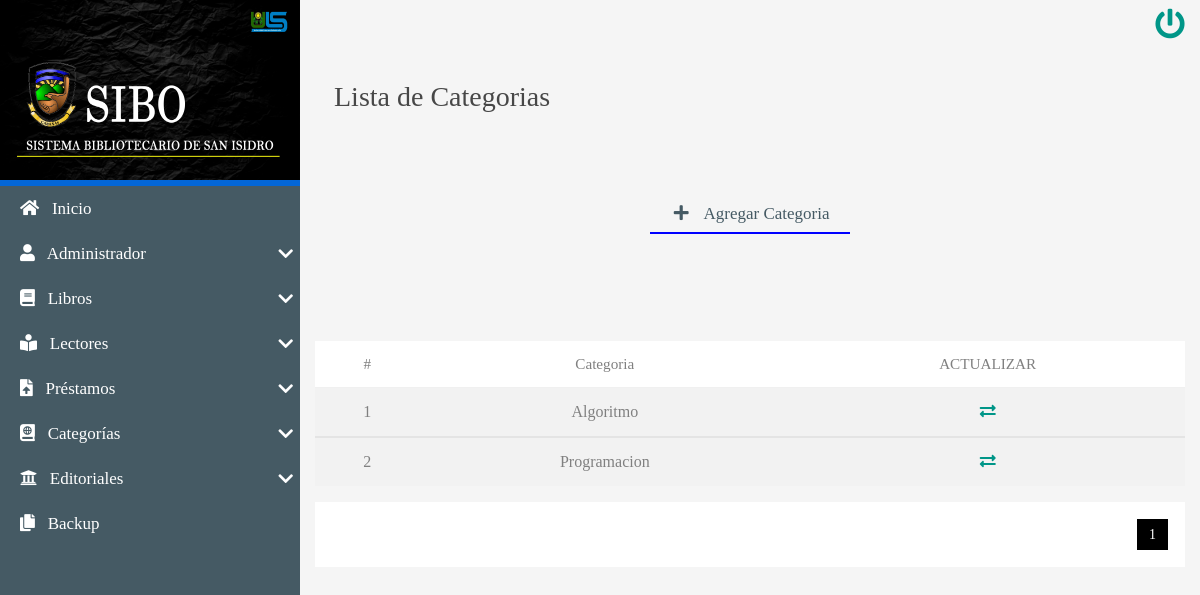
Screenshot of /CRUD/READ/ListaCategoria.php (signed in) with the database file from the repository.
### tables this page shows
CREATE TABLE `categorias` (
  `idCategoria` int(8) NOT NULL,
  `categoria` varchar(250) NOT NULL,
  `estatus` int(1) NOT NULL DEFAULT 1
);

### CRUD/READ/ListaCategoria.php (the view, shortened to what this page needs)
<!DOCTYPE html>
<html lang="es">
<head>
   <?php include'../../INCLUDES/link2.php'; ?>
</head>
<body>
    <main class="full-box main-container">
         <section class="full-box nav-lateral">
            <div class="full-box nav-lateral-content">
                                  <img src="../../assets/img/LOGO.png" height="180px" width="300px">
                <div class="full-box nav-lateral-bar"></div>
            <div class="full-box nav-lateral-bar"></div>
                <nav class="full-box nav-lateral-menu">
                      <ul>
                        <li>
                        <a href="../../system/index.php"><i class="fas fa-home"></i>
                        &nbsp; Inicio</a>
                        </li>
                    <?php
                    if ($_SESSION['rol'] <2) {
                        ?>
                            <li>
                            <a href="#" class="nav-btn-submenu"><i class="fas fa-user"></i>
                            &nbsp; Administrador <i class="fas fa-chevron-down"></i></a>
                        </li>
                     <?php } ?>
                        <li>
                            <a href="#" class="nav-btn-submenu"><i class="fas fa-book"></i>
                            &nbsp; Libros <i class="fas fa-chevron-down"></i></a>
                        </li>
                         <?php
                    if ($_SESSION['rol'] <=2) {
                        ?>
                    <li>
                            <a href="#" class="nav-btn-submenu"><i class="fas fa-book-reader"></i>
                             &nbsp; Lectores <i class="fas fa-chevron-down"></i></a>
                        </li>
                        <li>
                            <a href="#" class="nav-btn-submenu"><i class="fas fa-file-upload"></i>
                               &nbsp; Préstamos <i class="fas fa-chevron-down"></i></a>
                        </li>
                         <?php } ?>
                        <li>
                            <a href="#" class="nav-btn-submenu"><i class="fas fa-atlas"></i>
                             &nbsp; Categorías <i class="fas fa-chevron-down"></i></a>
                        </li>
                        <li>
                            <a href="#" class="nav-btn-submenu"><i class="fas fa-university"></i>
                             &nbsp; Editoriales <i class="fas fa-chevron-down"></i></a>
                        </li>
                         <?php
                    if ($_SESSION['rol'] <2) {
                        ?>
                     <li>
                        <a href="../../backupDB/descarga.php"><i class="fas fa-copy"></i>
                        &nbsp; Backup</a>
                        </li>
                         <?php } ?>
                    </ul>
                </nav>
            </div>
        </section>
        <section class="full-box page-content">
            <nav class="full-box navbar-info">
                <a href="../../system/salir.php" class="btn-exit">
                    <i class="fas fa-power-off"></i>
                </a>
            </nav>
           <div class="full-box page-header">
                <h3 class="text-left">
                     &nbsp; Lista de Categorias
                </h3>
            </div>
            <div class="container-fluid">
                <ul class="full-box list-unstyled page-nav-tabs">
                    <li>
                        <a href="../CREATE/CrearCategoria.php" style="border-color: blue;"><i class="fas fa-plus fa-fw"></i> &nbsp; Agregar Categoria</a>
                    </li>
                </ul>
            </div>
            <div class="container-fluid">
               <br><br><br>
                       <table class="table table-striped">
                        <thead>
                            <tr class="text-center roboto-medium">
                                <th>#</th>
                                <th>Categoria</th>
                                <th>ACTUALIZAR</th>
                            </tr>
                        </thead>
                        <?php
                  include'../../BD/conexionBD.php';
         $sql_register = mysqli_query($mysqli, "SELECT COUNT(*) as total_registros FROM categorias");
            $result_register=mysqli_fetch_array($sql_register);
            $total_registros=$result_register['total_registros'];
            $por_pagina=8;
            if (empty($_GET['pagina']))
            {
                $pagina=1;
            }else{
                $pagina=$_GET['pagina'];
            }
            $desde=($pagina-1)*$por_pagina;
            $total_paginas= ceil($total_registros / $por_pagina);
            $query=mysqli_query($mysqli,"SELECT * FROM categorias WHERE estatus=1 ORDER BY idCategoria ASC LIMIT $desde , $por_pagina");
            $resultado=mysqli_num_rows($query);
            if($resultado>0){
                while ($data= mysqli_fetch_array($query)) {
                              ?>
                        <tbody>
                        <tr class="text-center">
                            <td><?php echo $data['idCategoria']; ?></td>
                            <td><?php echo $data['categoria']; ?></td>
                            <td><a href="../UPDATE/Update-Category.php?id=<?php echo $data['idCategoria']; ?>"><i class="fas fa-exchange-alt"></i></a></td>
                        </tr>
             </tbody>
              <?php
                 }
            }
            ?>
             </table>
              </div>
              <div class="container-fluid paginador">
        <ul>
            <?php
            for ($i=1; $i <= $total_paginas; $i++) {
                if ($i==$pagina) {
                     echo '<li class="pageSelected">'.$i.'</li>';
                }else{
                    echo '<li><a href="?pagina='.$i.'">'.$i.'</a></li>';
                }
            }
             ?>
        </ul>
        </div>
               </section>
    </main>
</body>
</html>

### css/all.css (style rules this page uses)
.fa, .fas, .far, .fal, .fab { -moz-osx-font-smoothing: grayscale; -webkit-font-smoothing: antialiased; display: inline-block; font-style: normal; font-variant: normal; text-rendering: auto; line-height: 1; }
.fa-fw { text-align: center; width: 1.25em; }
.fa-atlas:before { content: "\f558"; }
.fa-book:before { content: "\f02d"; }
.fa-book-reader:before { content: "\f5da"; }
.fa-chevron-down:before { content: "\f078"; }
.fa-copy:before { content: "\f0c5"; }
.fa-exchange-alt:before { content: "\f362"; }
.fa-file-upload:before { content: "\f574"; }
.fa-home:before { content: "\f015"; }
.fa-plus:before { content: "\f067"; }
.fa-power-off:before { content: "\f011"; }
.fa-university:before { content: "\f19c"; }
.fa-user:before { content: "\f007"; }
.fa, .fas { font-family: 'Font Awesome 5 Free'; font-weight: 900; }

### css/style.css (style rules this page uses)
:root { --color-one: #F5F5F5; --color-two: #24292E; --color-three: #687279; --color-three: #0366D6; --form-color: #14111A; --accent-color: #3f4340; --accent-color: #455A64; --border-color: #a2e8c5; }
body,html { font-family: 'roboto_condensed_light'; width: 100vw; height: 100vh; background-color: var(--color-one); color: rgba(0, 0, 0, 0.71); font-size: 16px; }
.full-box { margin: 0; padding: 0; box-sizing: border-box; width: 100%; }
.page-header { padding: 30px 20px 60px 20px; }
.page-header > :nth-child(1) { padding-bottom: 7px; }
.page-nav-tabs { display: flex; justify-content: center; flex-wrap: wrap; margin-bottom: 30px; }
.page-nav-tabs li, .page-nav-tabs li a { height: 40px; line-height: 40px; }
.page-nav-tabs li { margin: 5px 20px; }
.page-nav-tabs li a { color: var(--accent-color); font-size: 17px; min-width: 200px; width: auto; display: block; text-align: center; user-select: none; transition: all .2s ease-in-out; border-bottom: 2px solid transparent; }
.table thead th { color: gray; }
.table tbody tr { color: gray; transition: all .2s ease-in-out; }
.table-dark, .table { background-color: #fff; }
.roboto-medium { font-family: 'roboto_medium_regular'; }
.main-container { height: 100%; position: absolute; top: 0; left: 0; overflow: hidden; }
.page-content, .nav-lateral { height: 100%; overflow: hidden; }
.page-content { position: relative; padding-left: 300px; transition: all .2s ease-in-out; padding-bottom: 20px; }
.nav-lateral { width: 300px; position: absolute; top: 0; left: 0; z-index: 1; transition: all .2s ease-in-out; background-position: center center; background-size: cover; }
.nav-lateral-content { max-width: 300px; height: 100%; background-color: #455A64; }
.nav-lateral-bar { height: 3px; background-color: var(--color-three); }
.nav-lateral-menu { height: auto; }
.nav-lateral-menu ul { margin: 0; padding: 0; list-style: none; }
.nav-lateral-menu ul li { width: 100%; height: auto; }
.nav-lateral-menu ul li a { display: block; width: 100%; height: 45px; line-height: 45px; text-decoration: none; color: #FFF; font-size: 17px; box-sizing: border-box; padding-left: 20px; transition: all .2s ease-in-out; }
.nav-lateral-menu .fa-chevron-down, .nav-lateral-menu .fa-chevron-up { float: right; height: 45px; line-height: 45px; margin-right: 7px; transition: all .2s ease-in-out; }
.navbar-info { height: 50px; text-align: right; padding-right: 10px; color: aliceblue; }
.navbar-info a { height: 50px; min-width: 40px; text-align: center; line-height: 50px; display: inline-block; transition: all .2s ease-out; user-select: none; font-size: 30px; }
.paginador ul { padding: 15px; list-style: none; background: #ffffff; margin-top: 15px; display: -webkit-flex; display: -moz-flex; display: -ms-flex; display: -o-flex; display: flex; justify-content: flex-end; }
.paginador a, .pageSelected { color:#000000; border:2px solid #black; padding: 5px; display: inline-block; font-size: 14px; text-align: center; width: 35px; }
.pageSelected { color: #ffffff; background: #000000; border:2px solid #ffffff; }

### rows the page displays
categorias: idCategoria "1", categoria "Algoritmo"
categorias: idCategoria "2", categoria "Programacion"
